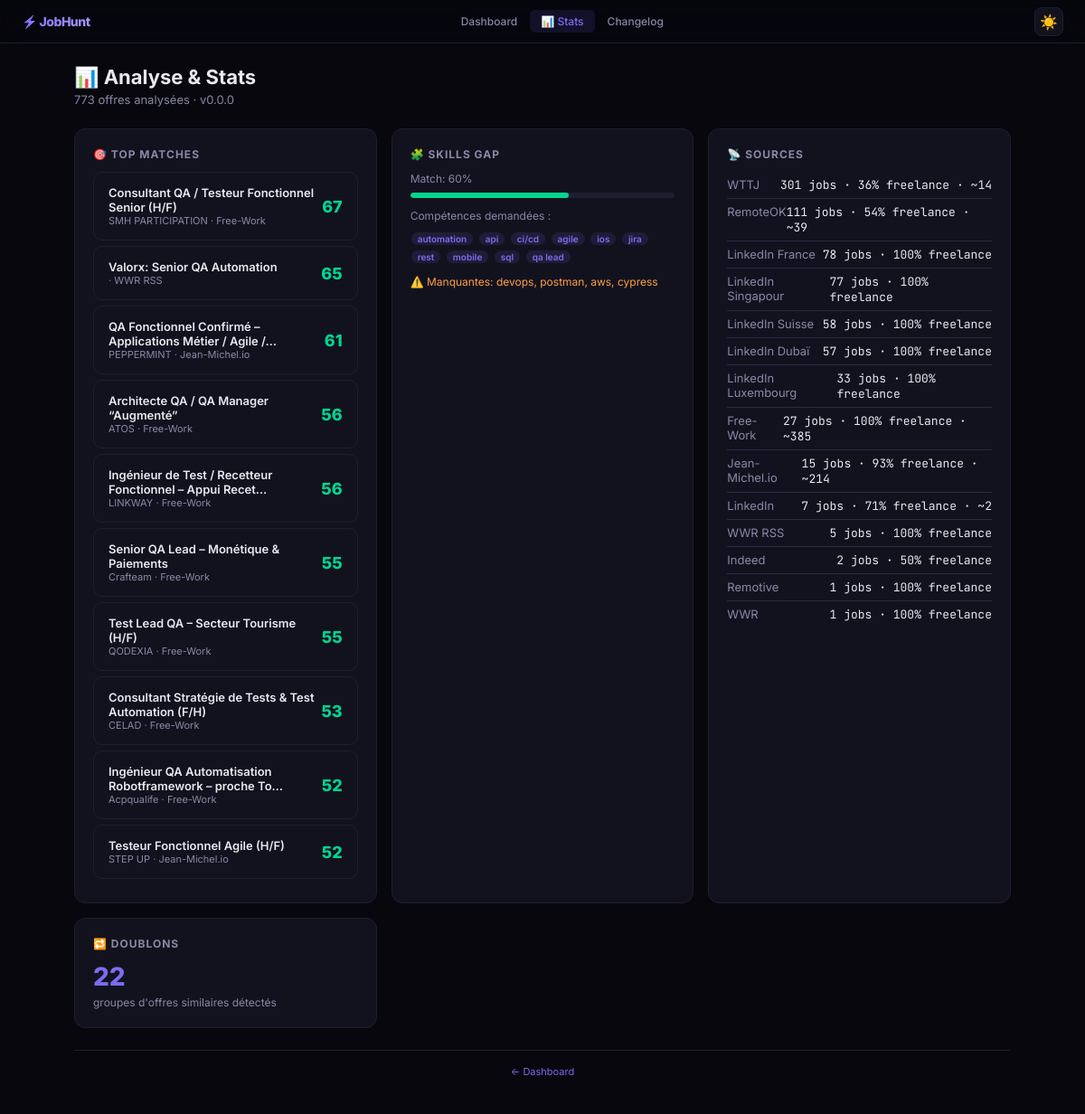
Screenshot of /stats with the database file from the repository.
### tables this page shows
CREATE TABLE jobs (
            id INTEGER PRIMARY KEY AUTOINCREMENT,
            title TEXT NOT NULL,
            company TEXT,
            source TEXT,
            url TEXT UNIQUE,
            location TEXT,
            salary TEXT,
            tags TEXT,
            description TEXT,
            date TEXT,
            raw_date INTEGER DEFAULT 0,
            is_qa INTEGER DEFAULT 0,
            applied INTEGER DEFAULT 0,
            cover_letter TEXT,
            notes TEXT,
            created_at TIMESTAMP DEFAULT CURRENT_TIMESTAMP
        , tech_stack TEXT, seniority TEXT, contract_type TEXT, remote_type TEXT, salary_min INTEGER, salary_max INTEGER, currency TEXT, ai_enriched INTEGER DEFAULT 0, saved INTEGER DEFAULT 0, applied_at DATETIME, viewed INTEGER DEFAULT 0, freelance_status TEXT, freelance_score INTEGER DEFAULT 0, duration_info TEXT, budget_info TEXT, source_publish_date TEXT, pipeline_stage TEXT DEFAULT 'new');

### app.py (the view)
@app.route("/stats")
def stats_page():
    conn = get_db()
    rows = conn.execute("SELECT * FROM jobs WHERE freelance_status IN ('VALIDÉE', 'AMBIGUË') ORDER BY raw_date DESC").fetchall()
    conn.close()
    all_jobs = [dict(r) for r in rows]
    for j in all_jobs:
        score, matched = match_job_to_cv(j)
        j['match_score'] = score
        j['matched_skills'] = matched[:5]
        j['tjm_analysis'] = analyze_tjm(j)
    s_stats = src_stats(all_jobs)
    skills = analyze_skills_gap(all_jobs)
    top_matches = sorted(all_jobs, key=lambda j: -j.get('match_score', 0))[:20]
    dup_groups = detect_duplicates(all_jobs)
    return render_template("stats.html",
        source_stats=s_stats,
        skills_gap=skills,
        top_matches=top_matches,
        duplicate_count=len(dup_groups),
        total_jobs=len(all_jobs),
        version=get_version())

### app.py (called while the page is built)
def get_env_label():
    svc = os.environ.get('RENDER_SERVICE_NAME', '')
    branch = os.environ.get('RENDER_GIT_BRANCH', '')
    if 'recette' in svc or branch == 'staging':
        return 'Recette'
    if os.environ.get('RENDER'):
        return 'Prod'
    return ''  # local dev

@app.context_processor
def inject_env_label():
    return dict(env_label=get_env_label())

def get_db():
    conn = sqlite3.connect(DB_PATH)
    conn.row_factory = sqlite3.Row
    return conn

### matcher.py (called while the page is built)
def get_country_id(location):
    loc = location.lower()
    if any(k in loc for k in ["france", "paris", "lyon", "marseille", "toulouse"]):
        return "france"
    if any(k in loc for k in ["suisse", "switzerland", "zurich", "geneve", "genève"]):
        return "suisse"
    if any(k in loc for k in ["luxembourg", "luxemburg"]):
        return "luxembourg"
    if any(k in loc for k in ["dubai", "dubaï", "uae", "emirates", "abu dhabi"]):
        return "dubai"
    if any(k in loc for k in ["singapore", "singapour"]):
        return "singapour"
    return "france"

def _tokenize(text):
    return set(text.lower().split())

def _jaccard_sim(a, b):
    if not a or not b:
        return 0.0
    inter = a & b
    union = a | b
    return len(inter) / len(union) if union else 0.0

def analyze_skills_gap(jobs, cv_skills=None):
    if cv_skills is None:
        cv_skills = CV_SKILLS
    all_skills = Counter()
    for job in jobs:
        text = f"{job.get('title', '')} {job.get('description', '')} {job.get('tags', '')}".lower()
        for skill in cv_skills + ["playwright", "aws", "docker", "kubernetes",
                                   "cypress", "rest assured", "postman", "soapui",
                                   "devops", "ci/cd", "jenkins", "gitlab"]:
            if skill in text:
                all_skills[skill] += 1
    top_demanded = [s for s, _ in all_skills.most_common(20)]
    cv_skills_set = set(cv_skills)
    missing = [s for s in top_demanded if s not in cv_skills_set]
    return {
        "top_demanded": top_demanded[:15],
        "missing": missing[:10],
        "match_rate": max(0, 100 - len(missing) * 10),
    }

### version.py (called while the page is built)
def get_version():
    try:
        with open(VERSION_FILE) as f:
            for line in f:
                line = line.strip()
                if line and not line.startswith("#"):
                    return line
    except:
        pass
    return "0.0.0"

### templates/stats.html (shortened to what this page needs)
<!DOCTYPE html>
<html lang="fr">
<head><meta charset="UTF-8"><meta name="viewport" content="width=device-width,initial-scale=1.0">
<link rel="stylesheet" href="/static/theme.css">
</head>
<body>
<header class="header">
  <a href="/" class="header-logo" style="text-decoration:none;">⚡ JobHunt{% if env_label %} · {{ env_label }}{% endif %}</a>
  <nav class="header-nav">
    <a href="/">Dashboard</a>
    <a href="/stats" class="active">📊 Stats</a>
    <a href="/changelog">Changelog</a>
  </nav>
  <div class="header-right">
    <button class="theme-toggle" onclick="toggleTheme()" id="theme-btn" title="Basculer thème">☀️</button>
  </div>
</header>
<div class="container">
  <h1>📊 Analyse & Stats</h1>
  <div class="sub">{{ total_jobs }} offres analysées · v{{ version }}</div>
  <div class="grid">
    <div class="card">
      <h2>🎯 Top Matches</h2>
      {% for j in top_matches[:10] %}
      <div class="match-card">
        <div>
          <div class="match-title">{{ j.title[:55] }}{% if j.title|length > 55 %}…{% endif %}</div>
          <div class="match-meta">{{ j.company }} · {{ j.source }}</div>
        </div>
        <div class="match-score">{{ j.match_score }}</div>
      </div>
      {% endfor %}
    </div>
    <div class="card">
      <h2>🧩 Skills Gap</h2>
      <div style="font-size:12px;color:var(--text-dim);margin-bottom:8px">Match: {{ skills_gap.match_rate }}%</div>
      <div class="bar"><div class="bar-fill green" style="width:{{ skills_gap.match_rate }}%"></div></div>
      <div style="margin-top:12px;font-size:12px;color:var(--text-dim);margin-bottom:6px">Compétences demandées :</div>
      {% for s in skills_gap.top_demanded[:10] %}
      <span class="badge {% if s in skills_gap.missing %}missing{% endif %}">{{ s }}</span>
      {% endfor %}
      {% if skills_gap.missing %}
      <div style="margin-top:12px;font-size:12px;color:var(--orange)">⚠️ Manquantes: {{ skills_gap.missing|join(', ') }}</div>
      {% endif %}
    </div>
    <div class="card">
      <h2>📡 Sources</h2>
      {% for s in source_stats %}
      <div class="row">
        <span class="label">{{ s.name }}</span>
        <span class="val">{{ s.total }} jobs · {{ s.freelance_pct }}% freelance{% if s.avg_tjm %} · ~{{ s.avg_tjm }}{% endif %}</span>
      </div>
      {% endfor %}
    </div>
    <div class="card">
      <h2>🔁 Doublons</h2>
      <div class="num">{{ duplicate_count }}</div>
      <div style="font-size:12px;color:var(--text-dim);margin-top:4px">groupes d'offres similaires détectés</div>
    </div>
  </div>
  <div style="text-align:center;padding:16px;font-size:11px;color:var(--text-muted);border-top:1px solid var(--border)">
    <a href="/" style="color:var(--accent);text-decoration:none">← Dashboard</a>
  </div>
</div>
</body>
</html>

### static/theme.css (style rules this page uses)
:root { --bg: #07070d; --bg-alt: #0c0c16; --card: #12121e; --card-hover: #181828; --card-alt: #0a0a14; --border: #1e1e32; --border-light: #2a2a44; --text: #e8e8f0; --text-dim: #8888a8; --text-muted: #55557a; --accent: #7c6cf0; --accent-dim: #5a4bc0; --accent-glow: rgba(124,108,240,0.12); --accent-glow-strong: rgba(124,108,240,0.2); --green: #00d68f; --green-dim: rgba(0,214,143,0.12); --orange: #ff9f43; --red: #ff6b6b; --red-dim: rgba(255,107,107,0.1); --gold: #ffd93d; --blue: #54a0ff; --blue-dim: rgba(84,160,255,0.08); --glass: rgba(18,18,30,0.8); --header-bg: rgba(7,7,13,0.85); --shadow: 0 8px 32px rgba(0,0,0,0.4); --shadow-sm: 0 2px 8px rgba(0,0,0,0.2); --radius: 12px; --radius-lg: 16px; --radius-sm: 8px; }
*, *::before, *::after { margin: 0; padding: 0; box-sizing: border-box; }
body { font-family: 'Inter', -apple-system, BlinkMacSystemFont, sans-serif; background: var(--bg); color: var(--text); min-height: 100vh; -webkit-font-smoothing: antialiased; transition: background 0.25s, color 0.25s; }
a { color: var(--accent); text-decoration: none; }
.header { position: sticky; top: 0; z-index: 100; height: 48px; display: flex; align-items: center; justify-content: space-between; padding: 0 24px; background: var(--header-bg); backdrop-filter: blur(20px) saturate(1.4); border-bottom: 1px solid var(--border); transition: background 0.25s, border-color 0.25s; }
.header-logo { font-size: 14px; font-weight: 800; background: linear-gradient(135deg, var(--accent), #a89bff); -webkit-background-clip: text; -webkit-text-fill-color: transparent; letter-spacing: -0.5px; white-space: nowrap; }
.header-nav { display: flex; gap: 2px; align-items: center; }
.header-nav a { padding: 5px 12px; border-radius: 6px; text-decoration: none; font-size: 12px; font-weight: 500; color: var(--text-dim); transition: all 0.2s; white-space: nowrap; }
.header-nav a.active { color: var(--accent); background: var(--accent-glow); }
.header-right { display: flex; align-items: center; gap: 8px; }
.theme-toggle { width: 32px; height: 32px; border-radius: 8px; border: 1px solid var(--border); background: var(--card); color: var(--text-dim); font-size: 16px; cursor: pointer; display: flex; align-items: center; justify-content: center; transition: all 0.2s; font-family: inherit; flex-shrink: 0; }
.card { background: var(--card); border: 1px solid var(--border); border-radius: var(--radius); transition: background 0.25s, border-color 0.25s; }

### templates/stats.html (style rules this page uses)
.container { max-width:1100px;margin:0 auto;padding:24px 32px }
h1 { font-size:22px;margin-bottom:4px }
.sub { color:var(--text-dim);font-size:13px;margin-bottom:24px }
.grid { display:grid;grid-template-columns:repeat(auto-fit,minmax(300px,1fr));gap:16px;margin-bottom:24px }
.card { background:var(--card);border:1px solid var(--border);border-radius:var(--radius);padding:20px }
.card h2 { font-size:12px;text-transform:uppercase;letter-spacing:1px;color:var(--text-dim);margin-bottom:12px }
.num { font-size:28px;font-weight:800;color:var(--accent) }
.row { display:flex;justify-content:space-between;padding:6px 0;border-bottom:1px solid var(--border-light);font-size:13px }
.row:last-child { border:none }
.label { color:var(--text-dim) }
.val { font-family:'JetBrains Mono',monospace;color:var(--text) }
.bar { height:6px;border-radius:3px;background:var(--border);margin:6px 0;overflow:hidden }
.bar-fill { height:100%;border-radius:3px;background:var(--accent) }
.bar-fill.green { background:var(--green) }
.match-card { background:var(--card);border:1px solid var(--border);border-radius:10px;padding:14px 16px;margin-bottom:6px;display:flex;justify-content:space-between;align-items:center }
.match-title { font-size:13px;font-weight:600;color:var(--text) }
.match-meta { font-size:11px;color:var(--text-dim) }
.match-score { font-size:18px;font-weight:800;color:var(--green) }
.badge { display:inline-block;background:var(--accent-glow);color:var(--accent);padding:1px 7px;border-radius:8px;font-size:10px;font-weight:600;margin:1px }

### rows the page displays
jobs: title "Consultant QA / Testeur Fonctionnel Senior (H/F)", company "SMH PARTICIPATION", source "Free-Work", match_score "67"
jobs: title "Valorx: Senior QA Automation", source "WWR RSS", match_score "65"
jobs: title "QA Fonctionnel Confirmé – Applications Métier / Agile /", company "PEPPERMINT", source "Jean-Michel.io", match_score "61"
jobs: title "Architecte QA / QA Manager “Augmenté”", company "ATOS", source "Free-Work", match_score "56"
jobs: title "Ingénieur de Test / Recetteur Fonctionnel – Appui Recet", company "LINKWAY", source "Free-Work", match_score "56"
jobs: title "Senior QA Lead – Monétique & Paiements", company "Crafteam", source "Free-Work", match_score "55", name "Free-Work", total "27", freelance_pct "100", avg_tjm "385"
jobs: title "Test Lead QA – Secteur Tourisme (H/F)", company "QODEXIA", source "Free-Work", match_score "55"
jobs: title "Consultant Stratégie de Tests & Test Automation (F/H)", company "CELAD", source "Free-Work", match_score "53"
jobs: title "Ingénieur QA Automatisation Robotframework – proche To", company "Acpqualife", source "Free-Work", match_score "52"
jobs: title "Testeur Fonctionnel Agile (H/F)", company "STEP UP", source "Jean-Michel.io", match_score "52"
jobs: name "WTTJ", total "301", freelance_pct "36", avg_tjm "14"
jobs: name "RemoteOK", total "111", freelance_pct "54", avg_tjm "39"
jobs: name "LinkedIn France", total "78", freelance_pct "100"
jobs: name "LinkedIn Singapour", total "77", freelance_pct "100"
jobs: name "LinkedIn Suisse", total "58", freelance_pct "100"
jobs: name "LinkedIn Dubaï", total "57", freelance_pct "100"
jobs: name "LinkedIn Luxembourg", total "33", freelance_pct "100"
jobs: name "Jean-Michel.io", total "15", freelance_pct "93", avg_tjm "214"
jobs: name "LinkedIn", total "7", freelance_pct "71", avg_tjm "2"
jobs: name "WWR RSS", total "5", freelance_pct "100"
jobs: name "Indeed", total "2", freelance_pct "50"
jobs: name "Remotive", total "1", freelance_pct "100"
jobs: name "WWR", total "1", freelance_pct "100"

### other values shown
{{ total_jobs }} "773"
{{ version }} "0.0.0"
{{ skills_gap.match_rate }} "60"
{{ s }} "automation" "api" "ci/cd" "agile" "ios" "jira" "rest" "mobile" "sql" "qa lead"
{{ skills_gap.missing|join(', ') }} "devops, postman, aws, cypress"
{{ duplicate_count }} "22"
